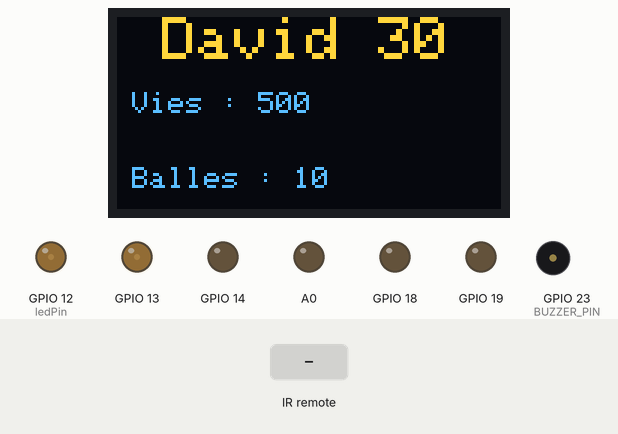
The sketch below on a simulated ESP8266 (NodeMCU). Parts: 128×64 one-colour display, output pins drawn as LEDs (lit = HIGH), buzzer (waves = sounding). Dashed ring = blinking. The test bench sets the inputs (shaded band). The OLED is the two-colour kind (top 16 rows yellow); what the sketch prints to the serial monitor is not drawn.

Above: at 1.2 s.
1.3 s: infrared code 0x700000 received
At 1.7 s:
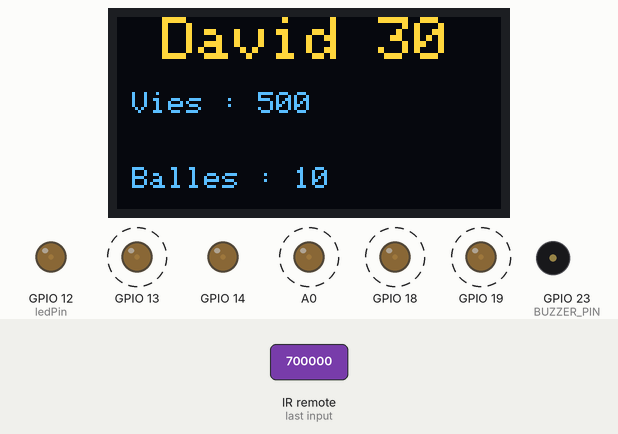
At 5.7 s:
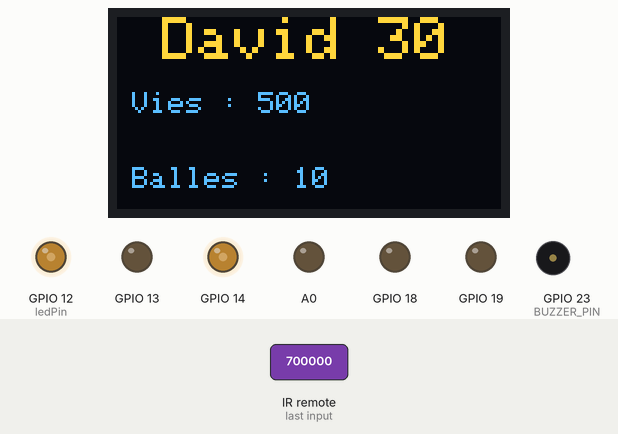
Timing chart, 0 to 7.2 s (numbered marks = the images above; inputs shaded):
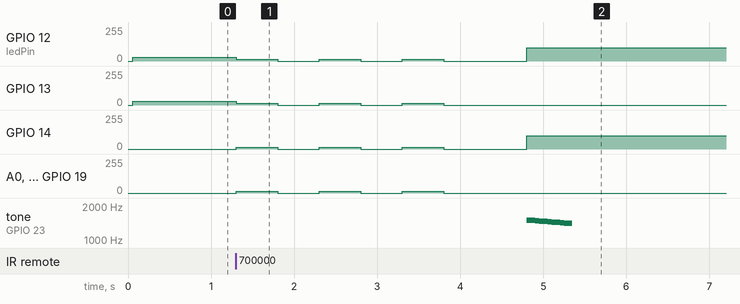

The sketch:

cible.ino
```cpp
//importation des librairies
#include <Arduino.h>
#include <IRremoteESP8266.h>
#include <IRsend.h>
#include <IRrecv.h>
#include <IRutils.h>
#include <Wire.h>
#include <Adafruit_GFX.h>
#include <Adafruit_SSD1306.h>
#include "RGBLed.h"

//définition des ports
#define SCREEN_WIDTH 128 // OLED display width, in pixels
#define SCREEN_HEIGHT 64 // OLED display height, in pixels
#define IR_PIN 4
#define BUZZER_PIN 23 // Définir la broche du buzzer

int RECV_PIN = 2;
int ledPin = 12;
const int buttonPin1 = 27;
const int buttonPin2 = 32;
const int buttonPin3 = 33;

RGBLed led1(14, 13, 12);
RGBLed led2(19, 18, 17);

int buttonState1 = 0;
int lastButtonState1 = HIGH;  // Ajout d'une variable pour suivre l'état précédent du bouton

int buttonState2 = 0;
int lastButtonState2 = HIGH;  // Ajout d'une variable pour suivre l'état précédent du bouton

int buttonState3 = 0;
int lastButtonState3 = HIGH;  // Ajout d'une variable pour suivre l'état précédent du bouton

Adafruit_SSD1306 display(SCREEN_WIDTH, SCREEN_HEIGHT, &Wire, -1); // Declaration for an SSD1306 display connected to I2C (SDA, SCL pins)

//déclaration et initiations des variables
int vie = 500;
int balle = 10;
int fin = 5;

IRsend irsend(IR_PIN);  // Set the GPIO to be used to sending the message.
IRrecv irrecv(RECV_PIN);

decode_results results;

void setup() {
  irsend.begin();
  irsend.enableIROut(38);  // Set the frequency to 38 kHz
  Serial.begin(9600);
  Serial.println("Enabling IRin");
  irrecv.enableIRIn(); // Start the receiver
  Serial.println("Enabled IRin");
  pinMode(ledPin, OUTPUT);
  pinMode(buttonPin1, INPUT_PULLUP);
  pinMode(buttonPin2, INPUT_PULLUP);
  pinMode(buttonPin3, INPUT_PULLUP);
  pinMode(BUZZER_PIN, OUTPUT); // Définir la broche du buzzer en mode sortie

  // Ecran
  if(!display.begin(SSD1306_SWITCHCAPVCC, 0x3C)) { // Address 0x3D for 128x64
    Serial.println(F("SSD1306 allocation failed"));
    for(;;);
  }
  //delay(2000);
  //Ecran
  display.clearDisplay();

  display.setTextSize(2);
  display.setTextColor(WHITE);
  display.setCursor(15, 0);
  // Display static text
  display.println("David 30");

  display.setTextSize(1);
  display.setCursor(5, 25);
  display.println("Vies : " + String(vie));
  display.setCursor(5, 50);
  display.println("Balles : " + String(balle));
  display.display();

  led1.setColor(0, 27, 27);
}

void loop() {
    if (irrecv.decode(&results)) { //Si une valeur est reçue
      Serial.println(results.value, HEX);
      irrecv.resume(); // Receive the next value
      digitalWrite(ledPin, HIGH);
      //led.setColor(13, 0, 0);
      if (results.value == 0x700000)
      {
          for (int i = 0; i<3; i++)
          {
            led1.setColor(13, 13, 13);
            led2.setColor(13, 13, 13);
            delay(500);  // Reduced delay
            led1.setColor(0, 0, 0);
            led2.setColor(0, 0, 0);
            delay(500);  // Reduced delay
          }
          delay(500);  // Reduced delay
          led1.setColor(100, 0, 100);
          vie = vie - 1;
          touchSound();
        }
      }
}

void piiiouSound() {


  // Diminuer la fréquence progressivement
  for (int frequency = 300; frequency >= 100; frequency -= 20) {
    tone(BUZZER_PIN, frequency); // Jouer le son à la fréquence actuelle
    delay(25); // Durée du son à chaque fréquence
  }

  // Arrêter le son
  noTone(BUZZER_PIN);
}

void rechargeSound() {


  // Augmenter la fréquence progressivement
  int increment = 0 ;
  for (int frequency = 300; frequency <= 1300; frequency += increment) {
    tone(BUZZER_PIN, frequency); // Jouer le son à la fréquence actuelle
    increment += 100 ;
    delay(150); // Durée du son à chaque fréquence
    noTone(BUZZER_PIN);
  delay(200);
  }

  // Arrêter le son


}

void touchSound() {


  // Diminuer la fréquence progressivement
  for (int frequency = 1500; frequency >= 1400; frequency -= 10) {
    tone(BUZZER_PIN, frequency); // Jouer le son à la fréquence actuelle
    delay(50); // Durée du son à chaque fréquence

  }

  // Arrêter le son
  noTone(BUZZER_PIN);
  delay(200);

}
```

RGBLed.h
```cpp
#ifndef RGBLED_H
#define RGBLED_H

#include <Arduino.h>

class RGBLed {
  public:
    RGBLed(int redPin, int greenPin, int bluePin)
      : redPin(redPin), greenPin(greenPin), bluePin(bluePin) {
      // Initialiser les broches en sortie
      pinMode(redPin, OUTPUT);
      pinMode(greenPin, OUTPUT);
      pinMode(bluePin, OUTPUT);
    }

    void setColor(int red, int green, int blue) {
      analogWrite(redPin, red);
      analogWrite(greenPin, green);
      analogWrite(bluePin, blue);
    }

  private:
    int redPin;
    int greenPin;
    int bluePin;
};

#endif
```

Measured:
- after the input at 1.3 s, GPIO 12 (ledPin): 27/255 → 13/255 at once, → 0/255 0.50 s later, → 13/255 0.50 s later, → 0/255 0.50 s later, … (7 changes in this stretch); GPIO 13: alternates 13/255 for 0.50 s and 0/255 for 0.50 s, 6 changes in all, then stays 0/255, starting at once
